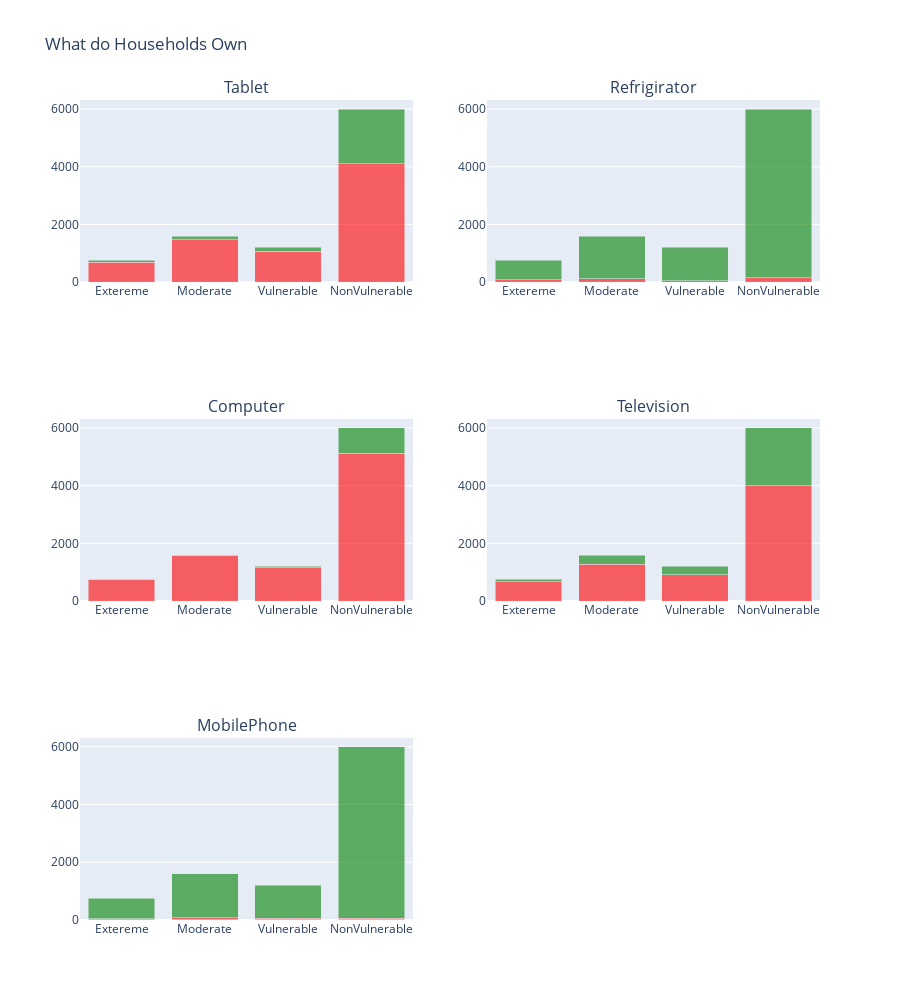

Here is the notebook cell this chart was saved with:
### Code cell
def compare_plot(col, title):
    tr1 = train[train['Target'] == 1][col].value_counts().to_dict()
    tr2 = train[train['Target'] == 2][col].value_counts().to_dict()
    tr3 = train[train['Target'] == 3][col].value_counts().to_dict()
    tr4 = train[train['Target'] == 4][col].value_counts().to_dict()
    
    xx = ['Extereme', 'Moderate', 'Vulnerable', 'NonVulnerable']
    trace1 = go.Bar(y=[tr1[0], tr2[0], tr3[0], tr4[0]], name="Not Present", x=xx, marker=dict(color='red', opacity=0.6))
    trace2 = go.Bar(y=[tr1[1], tr2[1], tr3[1], tr4[1]], name="Present", x=xx, marker=dict(color='green', opacity=0.6))
    
    return trace1, trace2 
    
tr1, tr2 = compare_plot("v18q", "Tablet")
tr3, tr4 = compare_plot("refrig", "Refrigirator")
tr5, tr6 = compare_plot("computer", "Computer")
tr7, tr8 = compare_plot("television", "Television")
tr9, tr10 = compare_plot("mobilephone", "MobilePhone")
titles = ["Tablet", "Refrigirator", "Computer", "Television", "MobilePhone"]

fig = tools.make_subplots(rows=3, cols=2, print_grid=False, subplot_titles=titles)
fig.append_trace(tr1, 1, 1)
fig.append_trace(tr2, 1, 1)
fig.append_trace(tr3, 1, 2)
fig.append_trace(tr4, 1, 2)
fig.append_trace(tr5, 2, 1)
fig.append_trace(tr6, 2, 1)
fig.append_trace(tr7, 2, 2)
fig.append_trace(tr8, 2, 2)
fig.append_trace(tr9, 3, 1)
fig.append_trace(tr10, 3, 1)

fig['layout'].update(height=1000, title="What do Households Own", barmode="stack", showlegend=False)
iplot(fig)

### Figure 1 — Plotly figure (JSON) as saved in the notebook; plotly's stock layout.template omitted (floating-point values rounded to 4 significant figures)
{"data": [{"marker": {"color": "red", "opacity": 0.6}, "name": "Not Present", "type": "bar", "x": ["Extereme", "Moderate", "Vulnerable", "NonVulnerable"], "xaxis": "x", "y": [695, 1472, 1066, 4109], "yaxis": "y"}, {"marker": {"color": "green", "opacity": 0.6}, "name": "Present", "type": "bar", "x": ["Extereme", "Moderate", "Vulnerable", "NonVulnerable"], "xaxis": "x", "y": [60, 125, 143, 1887], "yaxis": "y"}, {"marker": {"color": "red", "opacity": 0.6}, "name": "Not Present", "type": "bar", "x": ["Extereme", "Moderate", "Vulnerable", "NonVulnerable"], "xaxis": "x2", "y": [85, 114, 46, 160], "yaxis": "y2"}, {"marker": {"color": "green", "opacity": 0.6}, "name": "Present", "type": "bar", "x": ["Extereme", "Moderate", "Vulnerable", "NonVulnerable"], "xaxis": "x2", "y": [670, 1483, 1163, 5836], "yaxis": "y2"}, {"marker": {"color": "red", "opacity": 0.6}, "name": "Not Present", "type": "bar", "x": ["Extereme", "Moderate", "Vulnerable", "NonVulnerable"], "xaxis": "x3", "y": [742, 1572, 1152, 5115], "yaxis": "y3"}, {"marker": {"color": "green", "opacity": 0.6}, "name": "Present", "type": "bar", "x": ["Extereme", "Moderate", "Vulnerable", "NonVulnerable"], "xaxis": "x3", "y": [13, 25, 57, 881], "yaxis": "y3"}, {"marker": {"color": "red", "opacity": 0.6}, "name": "Not Present", "type": "bar", "x": ["Extereme", "Moderate", "Vulnerable", "NonVulnerable"], "xaxis": "x4", "y": [665, 1276, 907, 3989], "yaxis": "y4"}, {"marker": {"color": "green", "opacity": 0.6}, "name": "Present", "type": "bar", "x": ["Extereme", "Moderate", "Vulnerable", "NonVulnerable"], "xaxis": "x4", "y": [90, 321, 302, 2007], "yaxis": "y4"}, {"marker": {"color": "red", "opacity": 0.6}, "name": "Not Present", "type": "bar", "x": ["Extereme", "Moderate", "Vulnerable", "NonVulnerable"], "xaxis": "x5", "y": [43, 71, 53, 69], "yaxis": "y5"}, {"marker": {"color": "green", "opacity": 0.6}, "name": "Present", "type": "bar", "x": ["Extereme", "Moderate", "Vulnerable", "NonVulnerable"], "xaxis": "x5", "y": [712, 1526, 1156, 5927], "yaxis": "y5"}], "layout": {"annotations": [{"font": {"size": 16}, "showarrow": false, "text": "Tablet", "x": 0.225, "xanchor": "center", "xref": "paper", "y": 1, "yanchor": "bottom", "yref": "paper"}, {"font": {"size": 16}, "showarrow": false, "text": "Refrigirator", "x": 0.775, "xanchor": "center", "xref": "paper", "y": 1, "yanchor": "bottom", "yref": "paper"}, {"font": {"size": 16}, "showarrow": false, "text": "Computer", "x": 0.225, "xanchor": "center", "xref": "paper", "y": 0.6111, "yanchor": "bottom", "yref": "paper"}, {"font": {"size": 16}, "showarrow": false, "text": "Television", "x": 0.775, "xanchor": "center", "xref": "paper", "y": 0.6111, "yanchor": "bottom", "yref": "paper"}, {"font": {"size": 16}, "showarrow": false, "text": "MobilePhone", "x": 0.225, "xanchor": "center", "xref": "paper", "y": 0.2222, "yanchor": "bottom", "yref": "paper"}], "barmode": "stack", "height": 1000, "showlegend": false, "title": {"text": "What do Households Own"}, "xaxis": {"anchor": "y", "domain": [0, 0.45]}, "xaxis2": {"anchor": "y2", "domain": [0.55, 1]}, "xaxis3": {"anchor": "y3", "domain": [0, 0.45]}, "xaxis4": {"anchor": "y4", "domain": [0.55, 1]}, "xaxis5": {"anchor": "y5", "domain": [0, 0.45]}, "xaxis6": {"anchor": "y6", "domain": [0.55, 1]}, "yaxis": {"anchor": "x", "domain": [0.7778, 1]}, "yaxis2": {"anchor": "x2", "domain": [0.7778, 1]}, "yaxis3": {"anchor": "x3", "domain": [0.3889, 0.6111]}, "yaxis4": {"anchor": "x4", "domain": [0.3889, 0.6111]}, "yaxis5": {"anchor": "x5", "domain": [0, 0.2222]}, "yaxis6": {"anchor": "x6", "domain": [0, 0.2222]}}}
